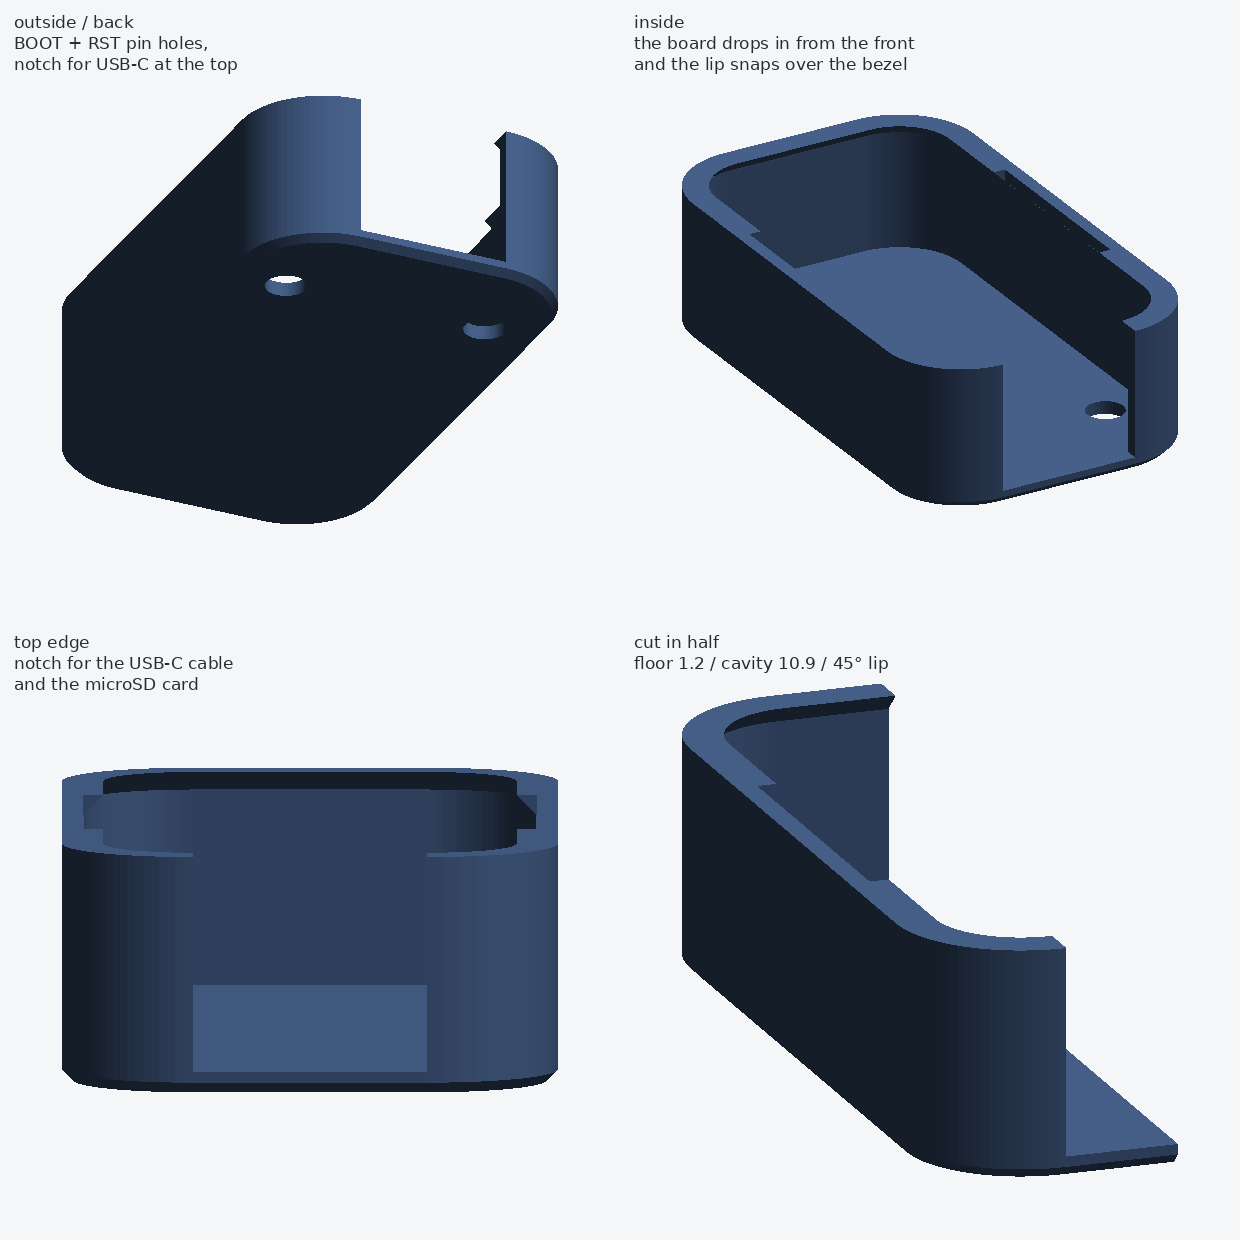

Python code for this plot:
#!/usr/bin/env python3
"""Render preview.png -- a few shaded views of the cover.

Uses a small orthographic z-buffer rasteriser instead of matplotlib's 3D
painter's algorithm, which cannot depth-sort a concave shell correctly.
"""
import math

import numpy as np
from PIL import Image, ImageDraw, ImageFont

import generate_cover as gc

W = H = 620
BG = np.array([245, 246, 248], dtype=float)
LIGHT = np.array([0.40, -0.55, 0.74])
LIGHT /= np.linalg.norm(LIGHT)
BASE = np.array([76, 104, 148], dtype=float)


def rot(elev, azim):
    a, e = math.radians(azim), math.radians(elev)
    rz = np.array([[math.cos(a), -math.sin(a), 0], [math.sin(a), math.cos(a), 0], [0, 0, 1]])
    rx = np.array([[1, 0, 0], [0, math.cos(e), -math.sin(e)], [0, math.sin(e), math.cos(e)]])
    return rx @ rz


def render(mesh, elev, azim, roll_flip=False):
    R = rot(elev, azim)
    v = mesh.vertices @ R.T
    n = mesh.face_normals @ R.T
    lo, hi = v.min(0), v.max(0)
    c = (lo + hi) / 2
    scale = (W * 0.80) / max(hi[0] - lo[0], hi[2] - lo[2])

    px = (v[:, 0] - c[0]) * scale + W / 2
    py = H / 2 - (v[:, 2] - c[2]) * scale
    depth = v[:, 1]

    img = np.repeat(BG[None, None, :], H, 0).repeat(W, 1)
    zbuf = np.full((H, W), 1e9)
    shade = np.clip(n @ LIGHT, 0, 1) * 0.72 + 0.28

    for f, s in zip(mesh.faces, shade):
        x, y, z = px[f], py[f], depth[f]
        x0, x1 = int(max(0, np.floor(x.min()))), int(min(W - 1, np.ceil(x.max())))
        y0, y1 = int(max(0, np.floor(y.min()))), int(min(H - 1, np.ceil(y.max())))
        if x1 < x0 or y1 < y0:
            continue
        gx, gy = np.meshgrid(np.arange(x0, x1 + 1) + 0.5, np.arange(y0, y1 + 1) + 0.5)
        d = ((y[1] - y[2]) * (x[0] - x[2]) + (x[2] - x[1]) * (y[0] - y[2]))
        if abs(d) < 1e-9:
            continue
        w0 = ((y[1] - y[2]) * (gx - x[2]) + (x[2] - x[1]) * (gy - y[2])) / d
        w1 = ((y[2] - y[0]) * (gx - x[2]) + (x[0] - x[2]) * (gy - y[2])) / d
        w2 = 1 - w0 - w1
        m = (w0 >= -1e-6) & (w1 >= -1e-6) & (w2 >= -1e-6)
        if not m.any():
            continue
        zz = w0 * z[0] + w1 * z[1] + w2 * z[2]
        sub = zbuf[y0:y1 + 1, x0:x1 + 1]
        hit = m & (zz < sub)
        sub[hit] = zz[hit]
        img[y0:y1 + 1, x0:x1 + 1][hit] = np.clip(BASE * s, 0, 255)

    return Image.fromarray(img.astype(np.uint8))


def label(im, text):
    d = ImageDraw.Draw(im)
    try:
        font = ImageFont.truetype(
            "/usr/share/fonts/truetype/dejavu/DejaVuSans.ttf", 17)
    except OSError:
        font = ImageFont.load_default()
    for i, line in enumerate(text.split("\n")):
        d.text((14, 12 + i * 21), line, fill=(40, 44, 52), font=font)
    return im


mesh = gc.build()
half = gc.trimesh.boolean.difference(
    [mesh, gc.box(-30, 0, -30, 30, -5, 25)], engine="manifold")

views = [
    (mesh, -28, 205, "outside / back\nBOOT + RST pin holes,\nnotch for USB-C at the top"),
    (mesh, 26, 210, "inside\nthe board drops in from the front\nand the lip snaps over the bezel"),
    (mesh, 6, 180, "top edge\nnotch for the USB-C cable\nand the microSD card"),
    (half, 18, 200, "cut in half\nfloor 1.2 / cavity 10.9 / 45° lip"),
]
tiles = [label(render(m, e, a), t) for m, e, a, t in views]
sheet = Image.new("RGB", (W * 2, H * 2), tuple(BG.astype(int)))
for i, t in enumerate(tiles):
    sheet.paste(t, ((i % 2) * W, (i // 2) * H))
sheet.save("preview.png")
print("wrote preview.png  %.2f x %.2f x %.2f mm" % tuple(mesh.bounds[1] - mesh.bounds[0]))
